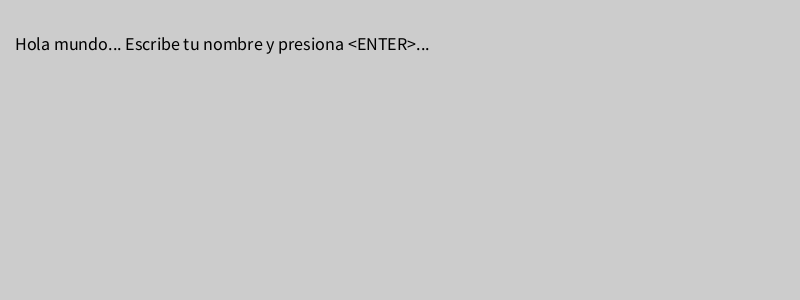
Frame 1 (no input)
Frame 2 (the mouse pressed at the canvas centre, redrawn once): identical to frame 1, image omitted

The Processing sketch that drew this single still picture (run headless with seeded random() and noise(); the mouse was pressed at the canvas centre and the sketch redrawn once):

// Processing sketch: segundo_ejemplo_HOLA_MUNDO
// ── segundo_ejemplo_HOLA_MUNDO.pde
int tecla =0;
String nombre = "Adrian";

public void setup(){
  size(800,300); 
   //println("Hola mundo");
 //  println("Escribi tu nombre y apretar <ENTER> al terminar");
  fill(0);
  textSize(18);
   text("Hola mundo... Escribe tu nombre y presiona <ENTER>... ",15,50);
  
};

void draw() {
  noLoop();
fill(250);
// rect(25, 25, 50, 50);
// keyPressed();
 if (keyPressed == true) {
  //    fill(0);
   // saludar();
  //public float teclaApreta();
  text("Hola... ",10,35,75);
  //println("Hola mundo");
//public void saludar(){
//println("Hola mundo... presiona un tecla... ");
};
 }
void keyPressed(){
   if (key== ENTER){
      //fill(0);
      tecla=1;
    //println("");
    println("hola  "+ nombre);
    //text("Hola... ADRIAN ",45,75);
    //println("");
    //println("");
          }else {
    tecla=0;
  };
 // rect(25, 25, 50, 50);

}
//void keyPressed() {
//  if (value == 0) {
//    value = 255;
//  } else {
//    value = 0;
//  }
